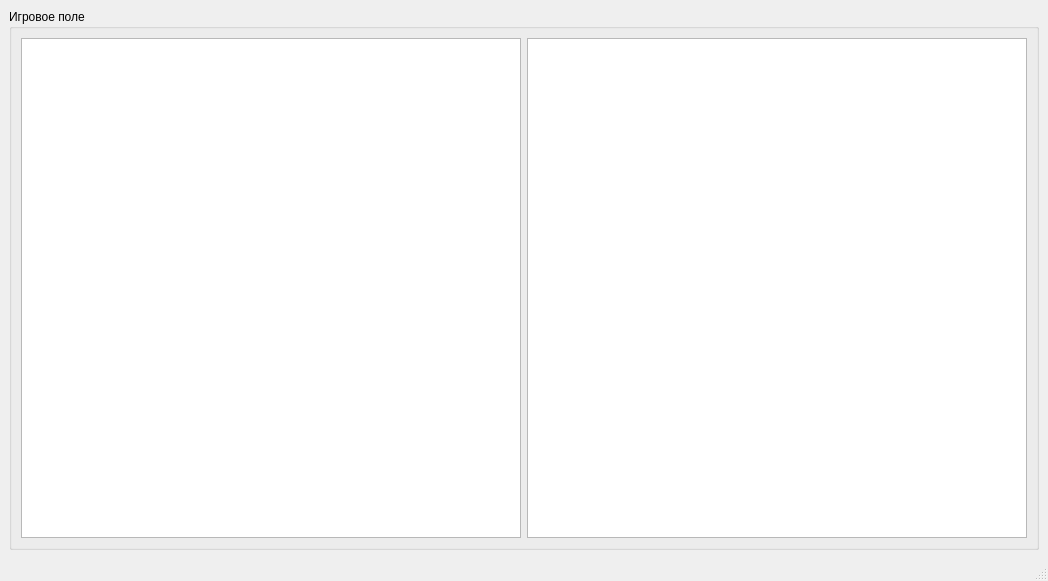
<?xml version="1.0" encoding="UTF-8"?>
<ui version="4.0">
 <class>MainWindow</class>
 <widget class="QMainWindow" name="MainWindow">
  <property name="geometry">
   <rect>
    <x>0</x>
    <y>0</y>
    <width>688</width>
    <height>487</height>
   </rect>
  </property>
  <property name="sizePolicy">
   <sizepolicy hsizetype="Fixed" vsizetype="Fixed">
    <horstretch>0</horstretch>
    <verstretch>0</verstretch>
   </sizepolicy>
  </property>
  <property name="cursor">
   <cursorShape>CrossCursor</cursorShape>
  </property>
  <property name="mouseTracking">
   <bool>true</bool>
  </property>
  <property name="windowTitle">
   <string>SeaWAR</string>
  </property>
  <widget class="QWidget" name="centralwidget">
   <layout class="QGridLayout" name="gridLayout">
    <item row="0" column="0">
     <widget class="QGroupBox" name="groupBox">
      <property name="autoFillBackground">
       <bool>false</bool>
      </property>
      <property name="title">
       <string>Игровое поле</string>
      </property>
      <layout class="QHBoxLayout" name="horizontalLayout">
       <item>
        <widget class="GameView" name="humanBoardView">
         <property name="sizePolicy">
          <sizepolicy hsizetype="Minimum" vsizetype="Minimum">
           <horstretch>0</horstretch>
           <verstretch>0</verstretch>
          </sizepolicy>
         </property>
         <property name="minimumSize">
          <size>
           <width>500</width>
           <height>500</height>
          </size>
         </property>
         <property name="maximumSize">
          <size>
           <width>500</width>
           <height>500</height>
          </size>
         </property>
        </widget>
       </item>
       <item>
        <widget class="GameView" name="aiBoardView">
         <property name="sizePolicy">
          <sizepolicy hsizetype="Minimum" vsizetype="Minimum">
           <horstretch>0</horstretch>
           <verstretch>1</verstretch>
          </sizepolicy>
         </property>
         <property name="minimumSize">
          <size>
           <width>500</width>
           <height>500</height>
          </size>
         </property>
         <property name="maximumSize">
          <size>
           <width>500</width>
           <height>500</height>
          </size>
         </property>
        </widget>
       </item>
      </layout>
     </widget>
    </item>
   </layout>
  </widget>
  <widget class="QMenuBar" name="menubar">
   <property name="geometry">
    <rect>
     <x>0</x>
     <y>0</y>
     <width>688</width>
     <height>16</height>
    </rect>
   </property>
  </widget>
  <widget class="QStatusBar" name="statusbar"/>
 </widget>
 <customwidgets>
  <customwidget>
   <class>GameView</class>
   <extends>QGraphicsView</extends>
   <header>gameview.h</header>
  </customwidget>
 </customwidgets>
 <resources/>
 <connections/>
</ui>
